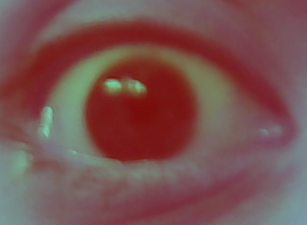
#> input picture ojos 2.png, 307 x 225 px
$ python datalogger_1.py
#> lines starting #> are read from the running program, lines starting #| are printed output that depends on the picture
#importamos librerias
import cv2
import matplotlib.pylab as plt
import numpy as np

#Importamos la imagen del drone en color
dronecolor=cv2.imread("ojos 2.png")
#> dronecolor is the input picture: shape (225, 307, 3); mean B, G, R 81.1, 82.3, 120
img=cv2.cvtColor(dronecolor,cv2.COLOR_BGR2RGB)
B,G,R=cv2.split(img)
#> B: shape (225, 307); every value is 120
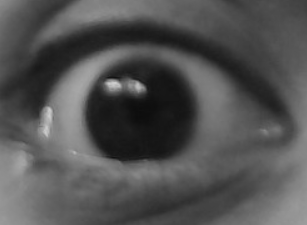
#> G: shape (225, 307); min 13, max 206, mean 82.3
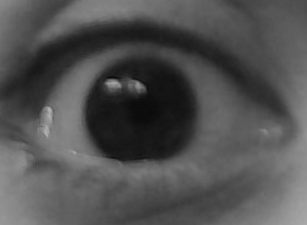
#> R: shape (225, 307); min 8, max 182, mean 81.1
b_1 = np.savetxt('B_ojos_2.txt', B, delimiter =', ')   #Guardamos las matrices de bgr, cada una por separado, guardamos el canal que le digamos
G_1 = np.savetxt('G_ojos_2.txt', G, delimiter =', ')   #ponemos un delimitador que es una coma
R_1 = np.savetxt('R_ojos_2.txt', R, delimiter =', ')   #Identifficamos si a la hora de modificar los canales si lo hace o no

cv2.waitKey(0)

$ run again, with Ojos.png copied over ojos 2.png
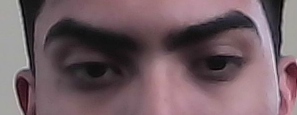
#> input picture Ojos.png, 297 x 115 px
#> dronecolor is the input picture: shape (115, 297, 3); mean B, G, R 98.5, 92.4, 113.1
#> `B,G,R=cv2.split(img)`:
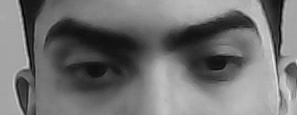
#> B: shape (115, 297); min 4, max 236, mean 113.1
#> `B,G,R=cv2.split(img)`:
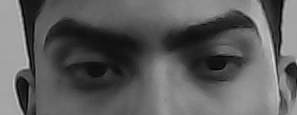
#> G: shape (115, 297); min 1, max 221, mean 92.4
